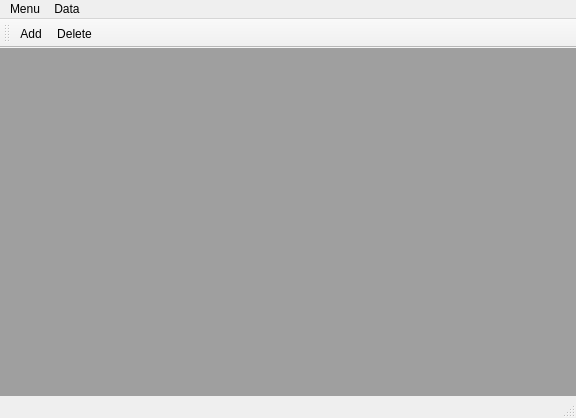
<?xml version="1.0" encoding="UTF-8"?>
<ui version="4.0">
 <class>MainWindow</class>
 <widget class="QMainWindow" name="MainWindow">
  <property name="geometry">
   <rect>
    <x>0</x>
    <y>0</y>
    <width>576</width>
    <height>418</height>
   </rect>
  </property>
  <property name="minimumSize">
   <size>
    <width>300</width>
    <height>250</height>
   </size>
  </property>
  <property name="windowTitle">
   <string>JzDnS</string>
  </property>
  <widget class="QWidget" name="centralwidget">
   <layout class="QVBoxLayout" name="verticalLayout">
    <property name="leftMargin">
     <number>0</number>
    </property>
    <property name="topMargin">
     <number>0</number>
    </property>
    <property name="rightMargin">
     <number>0</number>
    </property>
    <property name="bottomMargin">
     <number>0</number>
    </property>
    <item>
     <widget class="QMdiArea" name="mdiArea">
      <property name="viewMode">
       <enum>QMdiArea::TabbedView</enum>
      </property>
      <property name="documentMode">
       <bool>false</bool>
      </property>
     </widget>
    </item>
   </layout>
  </widget>
  <widget class="QMenuBar" name="menubar">
   <property name="geometry">
    <rect>
     <x>0</x>
     <y>0</y>
     <width>576</width>
     <height>21</height>
    </rect>
   </property>
   <widget class="QMenu" name="menuMenu">
    <property name="title">
     <string>Menu</string>
    </property>
    <addaction name="actionChoose_server"/>
    <addaction name="actionExit"/>
   </widget>
   <widget class="QMenu" name="menuData">
    <property name="title">
     <string>Data</string>
    </property>
    <addaction name="action_Add"/>
    <addaction name="action_Delete"/>
   </widget>
   <addaction name="menuMenu"/>
   <addaction name="menuData"/>
  </widget>
  <widget class="QStatusBar" name="statusbar"/>
  <widget class="QToolBar" name="toolBar">
   <property name="windowTitle">
    <string>toolBar</string>
   </property>
   <attribute name="toolBarArea">
    <enum>TopToolBarArea</enum>
   </attribute>
   <attribute name="toolBarBreak">
    <bool>false</bool>
   </attribute>
   <addaction name="action_Add"/>
   <addaction name="action_Delete"/>
  </widget>
  <action name="actionChoose_server">
   <property name="text">
    <string>Choose server</string>
   </property>
  </action>
  <action name="actionExit">
   <property name="text">
    <string>Exit</string>
   </property>
  </action>
  <action name="action_Add">
   <property name="text">
    <string>&amp;Add</string>
   </property>
  </action>
  <action name="action_Edit">
   <property name="text">
    <string>&amp;Edit</string>
   </property>
  </action>
  <action name="action_Delete">
   <property name="text">
    <string>&amp;Delete</string>
   </property>
  </action>
 </widget>
 <resources/>
 <connections>
  <connection>
   <sender>actionExit</sender>
   <signal>triggered()</signal>
   <receiver>MainWindow</receiver>
   <slot>close()</slot>
   <hints>
    <hint type="sourcelabel">
     <x>-1</x>
     <y>-1</y>
    </hint>
    <hint type="destinationlabel">
     <x>287</x>
     <y>208</y>
    </hint>
   </hints>
  </connection>
 </connections>
</ui>
